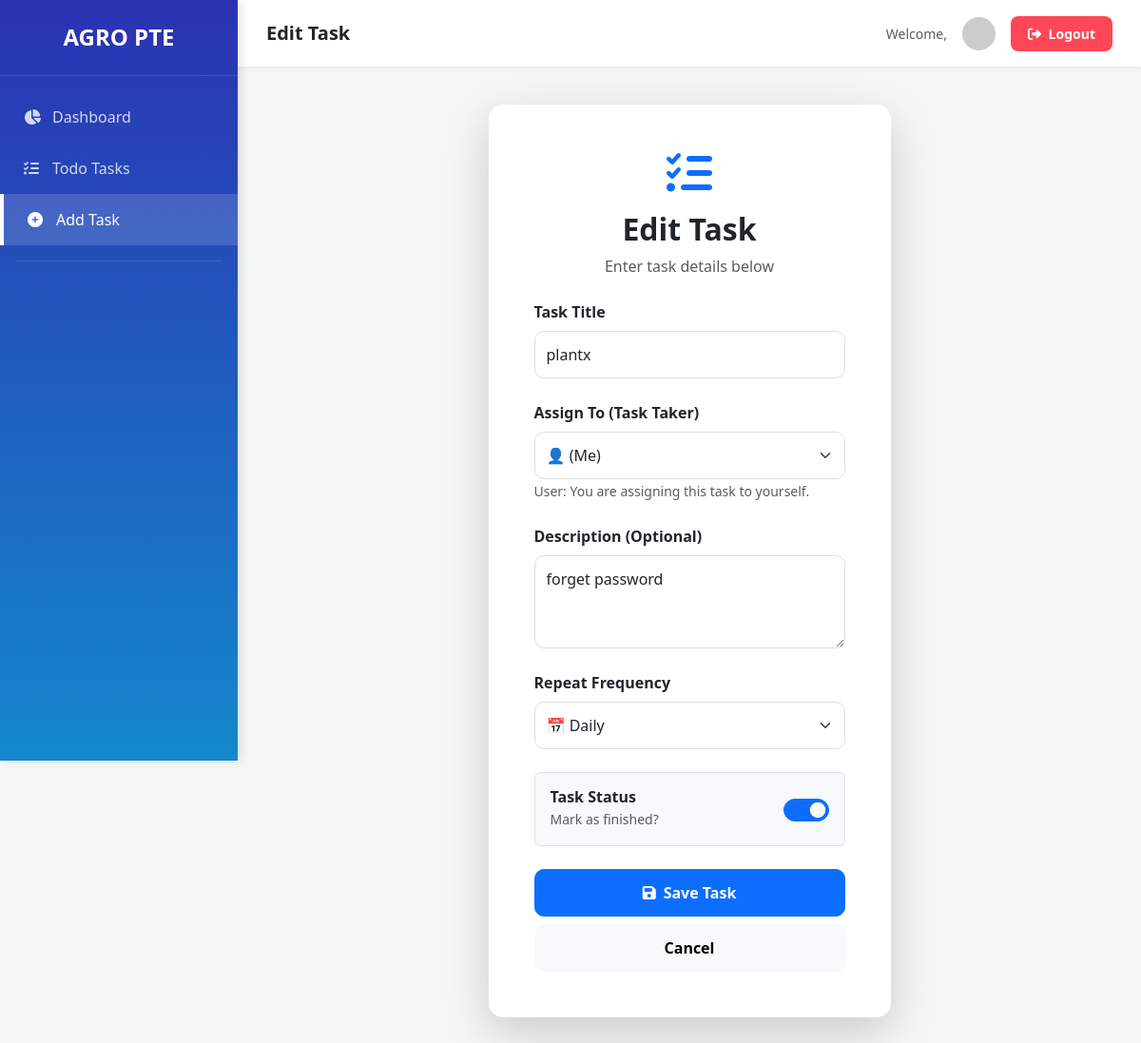
The app's page /todo/edit/15/ with its own data.
### todo/models.py (models this page shows, shortened)
class Todo(models.Model):
    FREQUENCY_CHOICES = [
        ('daily', 'Daily'),
        ('weekly', 'Weekly'),
        ('monthly', 'Monthly'),
        ('yearly', 'Yearly'),
    ]
    title = models.CharField(max_length=200)
    description = models.TextField(blank=True, null=True)
    frequency = models.CharField(max_length=10, choices=FREQUENCY_CHOICES, default='daily')
    user = models.ForeignKey(User, on_delete=models.CASCADE, related_name="Todo", null=True, blank=True)
    assigned_to = models.ForeignKey(User, on_delete=models.CASCADE, related_name='tasks', null=True, blank=True)
    created_by = models.ForeignKey(User, on_delete=models.SET_NULL, null=True, related_name='created_tasks')
    is_completed = models.BooleanField(default=False)
    created_at = models.DateTimeField(auto_now_add=True)

### todo/views.py (the view, shortened to what this page needs)
# urls.py: path('edit/<int:pk>/', views.todo_update, name='todo_edit'),
def todo_update(request, pk):
    todo = get_object_or_404(Todo, pk=pk)
    return render(request, 'todo/todo_form.html', {'todo': todo})

### templates/todo/todo_form.html (shortened to what this page needs)
<!DOCTYPE html>
<html lang="en">
<head>
    <link href="https://cdn.jsdelivr.net/npm/bootstrap@5.3.0/dist/css/bootstrap.min.css" rel="stylesheet">
    <link rel="stylesheet" href="https://cdnjs.cloudflare.com/ajax/libs/font-awesome/6.4.0/css/all.min.css">
</head>
<body>
    <div class="sidebar" id="sidebar">
        <div class="sidebar-header">
            <h4 class="fw-bold m-0">AGRO PTE</h4>
        </div>
        <div class="mt-3">
            <a href="{% url 'todo_dashboard' %}"><i class="fas fa-chart-pie"></i> Dashboard</a>
            <a href="{% url 'todo_list' %}"><i class="fas fa-tasks"></i> Todo Tasks</a>
            <a href="{% url 'todo_add' %}" class="active"><i class="fas fa-plus-circle"></i> Add Task</a>
            <hr class="mx-3 text-white-50">
        </div>
    </div>
    <nav class="top-nav">
        <div class="d-flex align-items-center">
            <h5 class="mb-0 fw-bold">{% if todo %}Edit Task{% else %}New Task{% endif %}</h5>
        </div>
        <div class="d-flex align-items-center gap-3">
            <span class="text-muted d-none d-md-block small">Welcome, <strong>{{ request.user.username|capfirst }}</strong></span>
            <img src="https://ui-avatars.com/api/?name={{ request.user.username }}&background=4361ee&color=fff" class="rounded-circle" width="35" alt="profile">
            <a href="{% url 'logout' %}" class="logout-btn"><i class="fas fa-sign-out-alt me-1"></i> Logout</a>
        </div>
    </nav>
    <div class="main-content">
        <div class="row justify-content-center">
            <div class="col-md-8 col-lg-6">
                <div class="card shadow-lg">
                    <div class="card-body p-5">
                        <div class="text-center mb-4">
                            <i class="fas fa-tasks fa-3x text-primary mb-3"></i>
                            <h2 class="fw-bold">{% if todo %}Edit Task{% else %}Create New Task{% endif %}</h2>
                            <p class="text-muted">Enter task details below</p>
                        </div>
                        <form method="POST">
                            <div class="mb-4">
                                <label class="form-label fw-semibold">Task Title</label>
                                <input type="text" name="title" class="form-control" placeholder="e.g. Daily Inventory Check" value="{{ todo.title|default:'' }}" required>
                            </div>
                            <div class="mb-4">
                                <label class="form-label fw-semibold">Assign To (Task Taker)</label>
                                <select name="assigned_to" class="form-select">
                                {% if request.user.is_superuser %}
                                        {% for user in users %}
                                            <option value="{{ user.id }}" {% if todo.assigned_to.id == user.id %}selected{% endif %}>
                                                👤 {{ user.username|capfirst }}
                                            </option>
                                        {% endfor %}
                                    {% else %}
                                        <option value="{{ request.user.id }}" selected>
                                            👤 {{ request.user.username|capfirst }} (Me)
                                        </option>
                                    {% endif %}
                                </select>
                                <small class="text-muted">
                                    {% if request.user.is_superuser %}
                                        Super Admin: You can assign this task to anyone.
                                    {% else %}
                                        User: You are assigning this task to yourself.
                                    {% endif %}
                                </small>
                            </div>
                            <div class="mb-4">
                                <label class="form-label fw-semibold">Description (Optional)</label>
                                <textarea name="description" class="form-control" rows="3" placeholder="Additional instructions...">{{ todo.description|default:'' }}</textarea>
                            </div>
                            <div class="mb-4">
                                <label class="form-label fw-semibold">Repeat Frequency</label>
                                <select name="frequency" class="form-select">
                                    <option value="daily" {% if todo.frequency == 'daily' %}selected{% endif %}>📅 Daily</option>
                                </select>
                            </div>
                            <div class="mb-4 d-flex align-items-center justify-content-between p-3 border rounded bg-light">
                                <div>
                                    <h6 class="mb-0 fw-bold">Task Status</h6>
                                    <small class="text-muted">Mark as finished?</small>
                                </div>
                                <div class="form-check form-switch">
                                    <input class="form-check-input" type="checkbox" name="is_completed" id="statusSwitch" style="width: 3em; height: 1.5em; cursor: pointer;" {% if todo.is_completed %}checked{% endif %}>
                                </div>
                            </div>
                            <div class="d-grid gap-2">
                                <button type="submit" class="btn btn-primary btn-modern">
                                    <i class="fas fa-save me-2"></i>Save Task
                                </button>
                                <a href="{% url 'todo_list' %}" class="btn btn-light btn-modern">
                                    Cancel
                                </a>
                            </div>
                        </form>
                    </div>
                </div>
            </div>
        </div>
    </div>
</body>
</html>

### templates/todo/todo_form.html (style rules this page uses)
:root { --sidebar-width: 250px; --primary-gradient: linear-gradient(180deg, #2b32b2 0%, #1488cc 100%); --bg-light: #f4f7f6; }
body { background-color: var(--bg-light); font-family: 'Segoe UI', sans-serif; margin: 0; display: flex; }
.sidebar { width: var(--sidebar-width); height: 100vh; position: fixed; left: 0; top: 0; background: var(--primary-gradient); color: white; z-index: 1000; box-shadow: 4px 0 10px rgba(0,0,0,0.1); }
.sidebar-header { padding: 25px; text-align: center; border-bottom: 1px solid rgba(255,255,255,0.1); }
.sidebar a { padding: 15px 25px; color: rgba(255,255,255,0.8); text-decoration: none; display: flex; align-items: center; transition: 0.2s; }
.sidebar a i { width: 30px; }
.sidebar a:hover, .sidebar a.active { background: rgba(255,255,255,0.15); color: white; border-left: 4px solid #fff; }
.top-nav { height: 70px; background: white; width: calc(100% - var(--sidebar-width)); position: fixed; top: 0; left: var(--sidebar-width); display: flex; align-items: center; justify-content: space-between; padding: 0 30px; z-index: 999; box-shadow: 0 2px 5px rgba(0,0,0,0.05); }
.main-content { margin-left: var(--sidebar-width); margin-top: 70px; width: 100%; padding: 40px; }
.card { border: none; border-radius: 15px; }
.form-control, .form-select { border-radius: 10px; padding: 12px; border: 1px solid #e0e0e0; }
.btn-modern { border-radius: 10px; padding: 12px 25px; font-weight: 600; transition: all 0.3s; }
.logout-btn { background: #ff4757; color: white; border-radius: 8px; padding: 8px 18px; text-decoration: none; font-weight: 600; font-size: 14px; }

### records on screen
Todo: title "plantx", description "forget password", frequency "📅 Daily", is_completed "☑"
